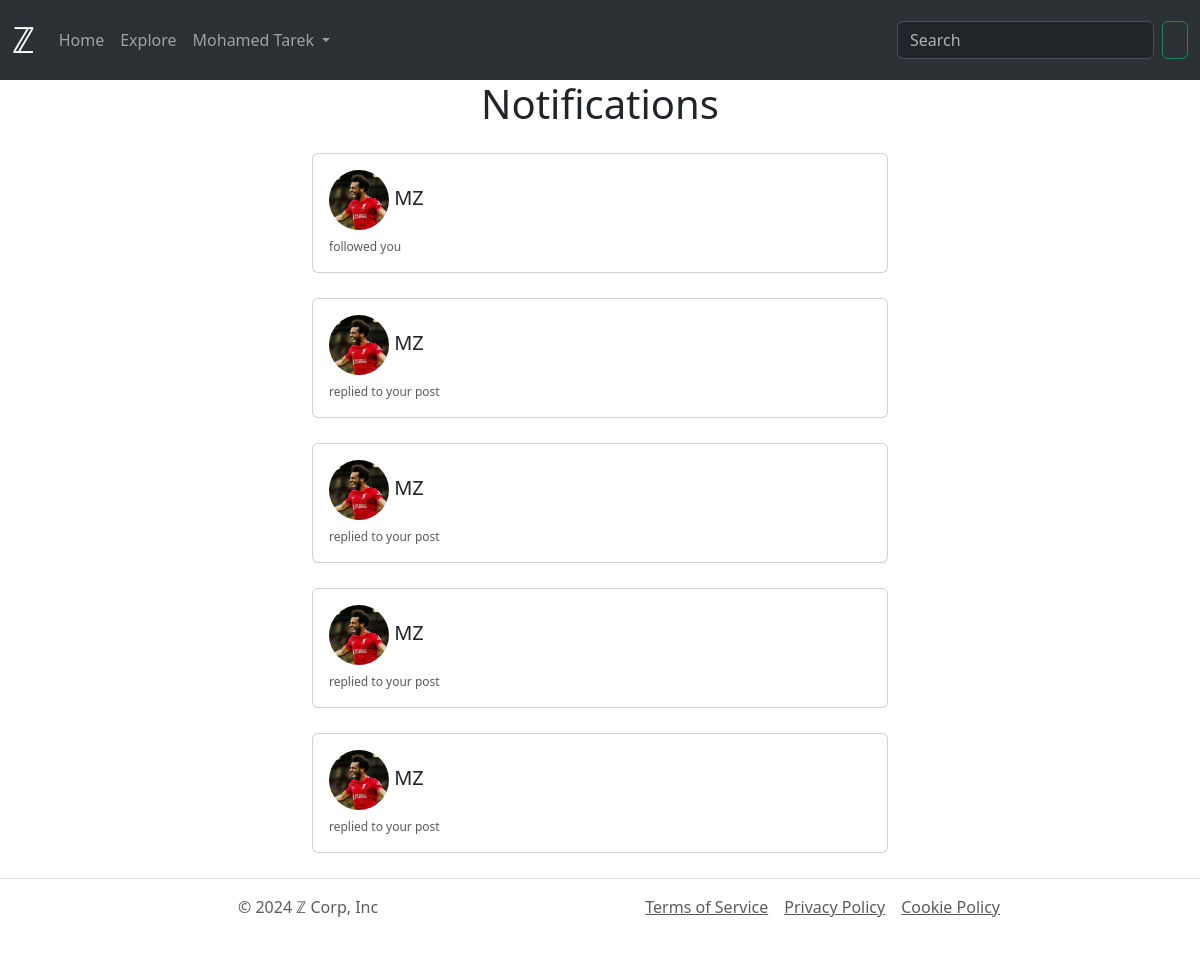
Screenshot of /notifications.php (signed in) with the database file from the repository.
### tables this page shows
CREATE TABLE `Follows` (
  `Follower` int(11) NOT NULL,
  `Followed` int(11) NOT NULL,
  `Date` datetime NOT NULL DEFAULT current_timestamp()
);

CREATE TABLE `Users` (
  `UUID` int(11) NOT NULL,
  `Username` text NOT NULL,
  `Hashed_password` text NOT NULL,
  `Display_name` text DEFAULT '',
  `About` text DEFAULT '',
  `Profile_pic` text DEFAULT 'images/profile_unkown.png',
  `Join_date` date NOT NULL DEFAULT current_timestamp(),
  `Mute_to` datetime DEFAULT NULL,
  `Ban_to` datetime DEFAULT NULL,
  `Role` enum('regular','moderator') NOT NULL DEFAULT 'regular'
);

CREATE TABLE `Post` (
  `PostID` int(11) NOT NULL,
  `Poster` int(11) NOT NULL,
  `Post_replied_to` int(11) DEFAULT NULL,
  `Post_type` enum('main','reply','quote') NOT NULL,
  `Content` text NOT NULL,
  `Post_date` datetime NOT NULL DEFAULT current_timestamp(),
  `Image` text DEFAULT NULL
);

### include.php (called while the page is built, shortened)
<?php
require_once "./models/User.php";
require_once "./models/Post.php";
require_once "./controller-models/Notifications.php";
$main_user=null;
if(isset($_SESSION["user"])){
    $main_user=unserialize($_SESSION["user"]);
}
$user_manager=new CurrentUserManager;
$user_manager->user=$main_user;
?>

### controller-models/Notifications.php (called while the page is built, shortened)
<?php
require_once "./include.php";
class Notifications {
    public User $user;
    function gatherFeed(mysqli $db){
        $likes = [];
        $this->likes = $likes;
        $reposts = [];
        $this->reposts = $reposts;
        $stmt = $db->prepare("SELECT * FROM Users JOIN Follows ON Follows.Follower = Users.UUID WHERE Follows.Followed = ? ORDER BY Follows.Date DESC");
        $stmt->bind_param('i', $this->user->UUID);
        $stmt->execute();
        $result = $stmt->get_result();
        $follows = [];
        while ($row = $result->fetch_assoc()) {
            $user = User::CreateFromArr($row);
            $follow = new Follow;
            $follow->followed = $this->user;
            $follow->follower = $user;
            $follow->date = DateTime::createFromFormat("Y-m-d G:i:s", $row["Date"]);
            $follows[] = $follow;
        }
        $this->follows = $follows;
        $stmt = $db->prepare("SELECT Reply.* FROM Post as Reply JOIN Post as Original ON Reply.Post_replied_to = Original.PostID WHERE Reply.Post_type != 'main' AND Original.Poster = ? ORDER BY Reply.Post_date DESC");
        $stmt->bind_param('i', $this->user->UUID);
        $stmt->execute();
        $result = $stmt->get_result();
        $posts = [];
        while ($row = $result->fetch_assoc()) {
            $post_replied_to = null;
            if (!is_null($row["Post_replied_to"])) {
                $stmt = $db->prepare("SELECT * FROM Post WHERE PostID = ?");
                $stmt->bind_param('i', $row["Post_replied_to"]);
                $stmt->execute();
                $result2 = $stmt->get_result();
                if ($irow = $result2->fetch_assoc()) {
                    $stmt = $db->prepare("SELECT * FROM Users WHERE UUID = ?");
                    $stmt->bind_param('i', $irow["Poster"]);
                    $stmt->execute();
                    $result3 = $stmt->get_result();
                    $poster = null;
                    if ($row3 = $result3->fetch_assoc()) {
                        $poster = User::CreateFromArr($row3);
                    }
                    $post_replied_to = Post::CreateFromArr($irow, $poster, null);
                }
            }
            $stmt = $db->prepare("SELECT * FROM Users WHERE UUID = ?");
            $stmt->bind_param('i', $row["Poster"]);
            $stmt->execute();
            $result3 = $stmt->get_result();
            $poster = null;
            if ($row3 = $result3->fetch_assoc()) {
                $poster = User::CreateFromArr($row3);
            }
            $post = Post::CreateFromArr($row, $poster, $post_replied_to);
            $posts[] = $post;
        }
        $this->replies = $posts;
    }
}
?>

### models/User.php (called while the page is built, shortened)
<?php
require_once "./include.php";
class User{
    static function RoleEnumFromString(string $str){
        switch($str) {
            case 'regular':
                return RoleEnum::regular;
            case 'moderator':
                return RoleEnum::moderator;
        }
    }
    static function CreateFromArr(array $row){
        $user = new User;
        $user->UUID = $row["UUID"];
        $user->username = $row["Username"];
        $user->hashed_password = $row["Hashed_password"];
        $user->display_name = $row["Display_name"];
        $user->about = $row["About"];
        $user->profile_pic = $row["Profile_pic"];
        $user->join_date = DateTime::createFromFormat("Y-m-d", $row["Join_date"]);
        $user->mute_duration = is_null($row["Mute_to"]) ? null : DateTime::createFromFormat("Y-m-d G:i:s", $row["Mute_to"]);
        $user->ban_duration = is_null($row["Ban_to"]) ? null : DateTime::createFromFormat("Y-m-d G:i:s", $row["Ban_to"]);
        $user->role = User::RoleEnumFromString($row["Role"]);
        return $user;
    }
}
?>

### models/Post.php (called while the page is built, shortened)
<?php
require_once "./include.php";
class Post {
    static function PostTypeEnumFromString(string $str){
        switch($str) {
            case 'reply':
                return PostTypeEnum::reply;
            case 'quote':
                return PostTypeEnum::quote;
        }
    }
    static function CreateFromArr(array $row,User $poster,Post|null $post_replied_to){
        $post=new Post;
        $post->post_id = $row["PostID"];
        $post->poster = $poster;
        $post->post_replied_to = $post_replied_to;
        $post->post_type = Post::PostTypeEnumFromString($row["Post_type"]);
        $post->content = $row["Content"];
        $post->date = DateTime::createFromFormat("Y-m-d G:i:s",$row["Post_date"]);
        $post->image = $row["Image"];
        return $post;
    }
}
?>

### notifications.php (the view, shortened to what this page needs)
<?php
require_once "./views/head.php";
?>
<main>
    <h1 class="feed-head">Notifications</h1>
    <?php
    $feed = new Notifications;
    $feed->user = $user_manager->user;
    $feed->gatherFeed($main_db);
    $posts = array_merge($feed->reposts, $feed->replies, $feed->likes, $feed->follows);
    usort($posts, "cmp_post_repost");
    foreach ($posts as $i => $notification) {
        $type = null;
        $user = null;
        $post = null;
        if (isset($notification->post_type)) {
            switch ($notification->post_type) {
                case PostTypeEnum::reply:
                    $type = "replied to your post";
                    $post = $notification->post_replied_to;
                    break;
            }
            $user = $notification->poster;
        } else if (isset($notification->poster)) {
            $type = "reposted your post";
            $user = $notification->poster;
            $post = $notification->post;
        } else if (isset($notification->user)) {
            $type = "liked your post";
            $user = $notification->user;
            $post = $notification->post;
        } else if (isset($notification->follower)) {
            $type = "followed you";
            $user = $notification->follower;
        }
    ?>
        <div class="card tweet">
            <div class="card-body">
                <h5 class="card-title"><a href="userpage.php?username=<?= $user->username ?>" class="text-decoration-none text-reset"><img src="<?= $user->profile_pic ?>" class="rounded-circle pfp" alt="..."> <?= $user->display_name ?></a></h5>
                <p class="card-text tweet-username">
                    <a href="<?= (is_null($post)) ? '#' : ('post-page.php?id=' . $post->post_id) ?>" class="text-decoration-none text-reset">
                        <?= $type ?>
                    </a>
                </p>
            </div>
        </div>
    <?php
    }
    ?>
</main>
<?php
require_once "./views/foot.php";
?>

### views/head.php (shortened to what this page needs)
<?php
require_once "./include.php";
?>
<!DOCTYPE html>
<html lang="en">
<head>
    <link href="https://cdn.jsdelivr.net/npm/bootstrap@5.3.3/dist/css/bootstrap.min.css" rel="stylesheet">
    <link href="styles/main.css" rel="stylesheet">
    <link href="https://www.nerdfonts.com/assets/css/webfont.css" rel="stylesheet">
</head>
<body>
    <nav class="navbar navbar-expand-lg bg-body-tertiary sticky-top" data-bs-theme="dark">
        <div class="container-fluid">
            <a class="navbar-brand" href="index.php">ℤ</a>
            <div class="collapse navbar-collapse" id="navbarSupportedContent">
                <ul class="navbar-nav me-auto mb-2 mb-lg-0">
                    <li class="nav-item">
                        <a class="nav-link" href="index.php">Home</a>
                    </li>
                    <li class="nav-item">
                        <a class="nav-link" href="explore.php">Explore</a>
                    </li>
                    <li class="nav-item dropdown">
                        <a class="nav-link dropdown-toggle" href="#" role="button" data-bs-toggle="dropdown" aria-expanded="false">
                            <?=(is_null($user_manager->user))?"Log in or Sign up":($user_manager->user->display_name.(($user_manager->user->role == RoleEnum::moderator) ? " (Mod)" : ""))?>
                        </a>
                    </li>
                </ul>
                <form class="d-flex" role="search" action="search.php" method="get">
                    <input class="form-control me-2" name="query" type="search" placeholder="Search" aria-label="Search">
                    <button class="btn btn-outline-success" type="submit"><i class="nf nf-fa-search"></i></button>
                </form>
            </div>
        </div>
    </nav>

### views/foot.php (shortened to what this page needs)
<footer class="d-flex flex-wrap justify-content-center align-items-center py-3 my-4 border-top">
    <div class="col-md-4 d-flex align-items-center">
        <a href="/" class="mb-3 me-2 mb-md-0 text-muted text-decoration-none lh-1">
            <svg class="bi" width="30" height="24">
                <use xlink:href="#bootstrap"></use>
            </svg>
        </a>
        <span class="mb-3 mb-md-0 text-muted">© 2024 ℤ Corp, Inc</span>
    </div>
    <ul class="nav col-md-4 justify-content-end list-unstyled d-flex">
        <li class="ms-3"><a class="text-muted" href="#">
                Terms of Service
            </a></li>
        <li class="ms-3"><a class="text-muted" href="#">
                Privacy Policy
            </a></li>
        <li class="ms-3"><a class="text-muted" href="#">
                Cookie Policy
            </a></li>
    </ul>
</footer>
</body>
</html>

### styles/main.css (style rules this page uses)
main { margin-left: auto; margin-right: auto; max-width: fit-content; }
.tweet { max-width: 36rem; margin: 25px; width: 90vw; }
.pfp { object-fit: cover; width: 3em; height:3em; border-radius: 50%; }
.navbar-brand { font-weight:bold; font-size:225%; }
.tweet-username { opacity:0.75; font-size:75%; }
.feed-head { margin-left: auto; margin-right: auto; max-width: fit-content; }

### rows the page displays
follows: Follower.Profile_pic (picture), Follower.Display_name "MZ", type "followed you"
post: Poster.Profile_pic (picture), Poster.Display_name "MZ", type "replied to your post"
post: Poster.Profile_pic (picture), Poster.Display_name "MZ", type "replied to your post"
post: Poster.Profile_pic (picture), Poster.Display_name "MZ", type "replied to your post"
post: Poster.Profile_pic (picture), Poster.Display_name "MZ", type "replied to your post"

### other values shown
$user_manager->user->display_name "Mohamed Tarek"
